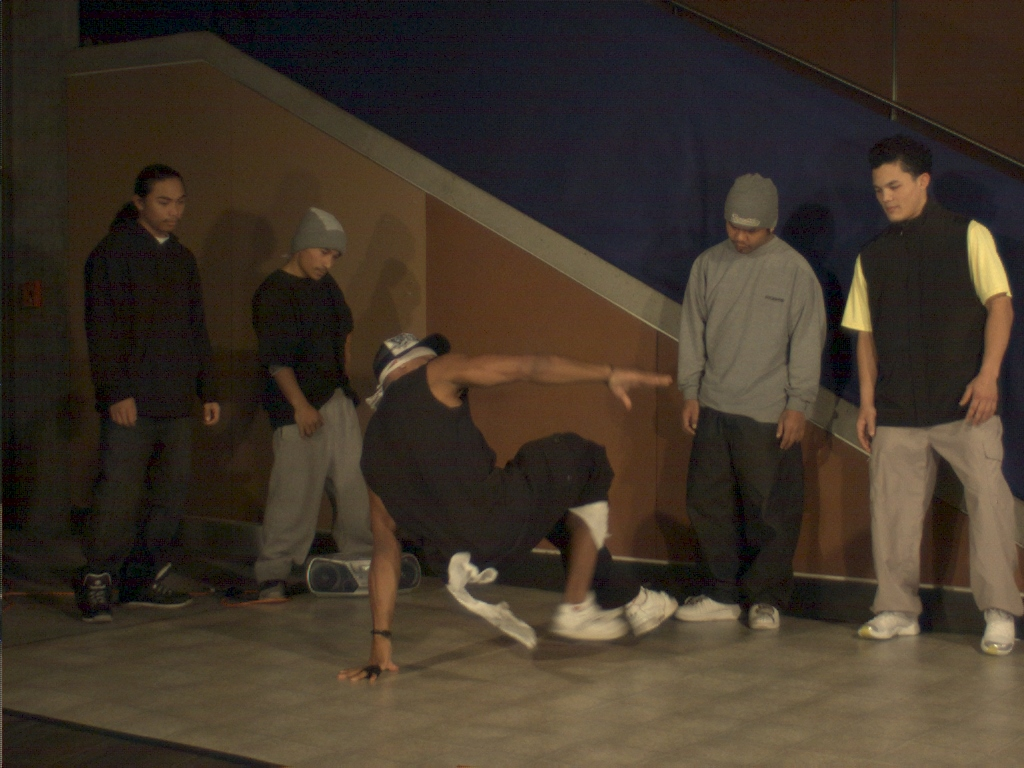
//> input picture img/color-cam0-f000.jpg, 1024 x 768 px
$ ./main   (built with g++ and OpenCV 4)
//> lines starting //> are read from the running program, lines starting //| are printed output that depends on the picture
### gnrl.h
/************************************************************************
*
*
*   changed by sheng wang
*   2017.10.11
*
*
*  gnrl.h
   version 1.0 - 21 june 1996
   author  Roy Jonker, MagicLogic Optimization Inc.

   header file for general stuff
*
**************************************************************************/

/*************** CONSTANTS *******************/

#if !defined TRUE
#define	 TRUE		1
#endif
#if !defined FALSE
#define  FALSE		0
#endif

/*************** DATA TYPES *******************/

typedef int boolean;

### lap.h
/************************************************************************
*
*
*   changed by sheng wang
*   2017.10.11
*
*
*  lap.h
   version 1.0 - 21 june 1996
   author  Roy Jonker, MagicLogic Optimization Inc.

   header file for LAP
*
**************************************************************************/

/*************** CONSTANTS  *******************/

  #define BIG 100000

/*************** TYPES      *******************/

  typedef int row;
  typedef int col;
  typedef double cost;

/*************** FUNCTIONS  *******************/
#include <vector>
using namespace std;

//using namespace std;
//extern double lap(int dim, double **assigncost,
//               int *rowsol, int *colsol, double *u, double *v);
//extern double lap(int dim, std::vector< std::vector<double> >& assigncost,
//                  int *rowsol, int *colsol, double *u, double *v);

extern double lap(int dim, std::vector< std::vector<double> >& assigncost,
                  vector<int>& rowsol, vector<int>& colsol, vector<double>& u, vector<double>& v);

//extern void checklap(int dim, double **assigncost,
//                     int *rowsol, int *colsol, double *u, double *v);

### lap.cpp
/************************************************************************
*
*
*   changed by sheng wang
*   2017.10.11
*
*
*
*  lap.cpp
   version 1.0 - 4 September 1996
   author: Roy Jonker @ MagicLogic Optimization Inc.
   e-mail: roy_jonker@magiclogic.com

   Code for Linear Assignment Problem, according to

   "A Shortest Augmenting Path Algorithm for Dense and Sparse Linear
    Assignment Problems," Computing 38, 325-340, 1987

   by

   R. Jonker and A. Volgenant, University of Amsterdam.
*
*************************************************************************/

#include "gnrl.h"
#include "lap.h"

#include <stdio.h>
#include <vector>
using namespace std;

//double lap(int dim,
//        vector< vector<double> >& assigncost,
//        col *rowsol,
//        row *colsol,
//        cost *u,
//        cost *v)


double lap(int dim,
        vector< vector<double> >& assigncost,
        vector<col>& rowsol,
        vector<row>& colsol,
        vector<cost>& u,
        vector<cost>& v)


// input:
// dim        - problem size
// assigncost - cost matrix

// output:
// rowsol     - column assigned to row in solution
// colsol     - row assigned to column in solution
// u          - dual variables, row reduction numbers
// v          - dual variables, column reduction numbers

{
  boolean unassignedfound;
  row  i, imin, numfree = 0, prvnumfree, f, i0, k, freerow; //, *pred, *free;
  col  j, j1, j2, endofpath, last, low, up;// *collist, *matches;
  cost min, h, umin, usubmin, v2;// *d;

  vector<row> pred, free;
  vector<cost> d;
  vector<col> collist, matches;

// [5 lines of commented-out code are left out]

  for(int i = 0 ; i < dim ; ++i)
  {
      free.push_back(0);
      collist.push_back(0);
      matches.push_back(0);
      d.push_back(0);
      pred.push_back(0);
  }

  // init how many times a row will be assigned in the column reduction.
  for (i = 0; i < dim; i++)
    matches[i] = 0;

  // COLUMN REDUCTION
  for (j = dim-1; j >= 0; j--)    // reverse order gives better results.
  {
    // find minimum cost over rows.
    min = assigncost[0][j];
    imin = 0;
    for (i = 1; i < dim; i++)
      if (assigncost[i][j] < min)
      {
        min = assigncost[i][j];
        imin = i;
      }
    v[j] = min;

    if (++matches[imin] == 1)
    {
      // init assignment if minimum row assigned for first time.
      rowsol[imin] = j;
      colsol[j] = imin;
    }
    else
      colsol[j] = -1;        // row already assigned, column not assigned.
  }

  // REDUCTION TRANSFER
  for (i = 0; i < dim; i++)
    if (matches[i] == 0)     // fill list of unassigned 'free' rows.
      free[numfree++] = i;
    else
      if (matches[i] == 1)   // transfer reduction from rows that are assigned once.
      {
        j1 = rowsol[i];
        min = BIG;
        for (j = 0; j < dim; j++)
          if (j != j1)
            if (assigncost[i][j] - v[j] < min)
              min = assigncost[i][j] - v[j];
        v[j1] = v[j1] - min;
      }

  // AUGMENTING ROW REDUCTION
  int loopcnt = 0;           // do-loop to be done twice.
  do
  {
    loopcnt++;

    // scan all free rows.
    // in some cases, a free row may be replaced with another one to be scanned next.
    k = 0;
    prvnumfree = numfree;
    numfree = 0;             // start list of rows still free after augmenting row reduction.
    while (k < prvnumfree)
    {
      i = free[k];
      k++;

      // find minimum and second minimum reduced cost over columns.
      umin = assigncost[i][0] - v[0];
      j1 = 0;
      usubmin = BIG;
      for (j = 1; j < dim; j++)
      {
        h = assigncost[i][j] - v[j];
        if (h < usubmin)
          if (h >= umin)
          {
            usubmin = h;
            j2 = j;
          }
          else
          {
            usubmin = umin;
            umin = h;
            j2 = j1;
            j1 = j;
          }
      }

      i0 = colsol[j1];
      if (umin < usubmin)
        // change the reduction of the minimum column to increase the minimum
        // reduced cost in the row to the subminimum.
        v[j1] = v[j1] - (usubmin - umin);
      else                   // minimum and subminimum equal.
        if (i0 >= 0)         // minimum column j1 is assigned.
        {
          // swap columns j1 and j2, as j2 may be unassigned.
          j1 = j2;
          i0 = colsol[j2];
        }

      // (re-)assign i to j1, possibly de-assigning an i0.
      rowsol[i] = j1;
      colsol[j1] = i;

      if (i0 >= 0)           // minimum column j1 assigned earlier.
        if (umin < usubmin)
          // put in current k, and go back to that k.
          // continue augmenting path i - j1 with i0.
          free[--k] = i0;
        else
          // no further augmenting reduction possible.
          // store i0 in list of free rows for next phase.
          free[numfree++] = i0;
    }
  }
  while (loopcnt < 2);       // repeat once.

  // AUGMENT SOLUTION for each free row.
  for (f = 0; f < numfree; f++)
  {
    freerow = free[f];       // start row of augmenting path.

    // Dijkstra shortest path algorithm.
    // runs until unassigned column added to shortest path tree.
    for (j = 0; j < dim; j++)
    {
      d[j] = assigncost[freerow][j] - v[j];
      pred[j] = freerow;
      collist[j] = j;        // init column list.
    }

    low = 0; // columns in 0..low-1 are ready, now none.
    up = 0;  // columns in low..up-1 are to be scanned for current minimum, now none.
             // columns in up..dim-1 are to be considered later to find new minimum,
             // at this stage the list simply contains all columns
    unassignedfound = FALSE;
    do
    {
      if (up == low)         // no more columns to be scanned for current minimum.
      {
        last = low - 1;

        // scan columns for up..dim-1 to find all indices for which new minimum occurs.
        // store these indices between low..up-1 (increasing up).
        min = d[collist[up++]];
        for (k = up; k < dim; k++)
        {
          j = collist[k];
          h = d[j];
          if (h <= min)
          {
            if (h < min)     // new minimum.
            {
              up = low;      // restart list at index low.
              min = h;
            }
            // new index with same minimum, put on undex up, and extend list.
            collist[k] = collist[up];
            collist[up++] = j;
          }
        }

        // check if any of the minimum columns happens to be unassigned.
        // if so, we have an augmenting path right away.
        for (k = low; k < up; k++)
          if (colsol[collist[k]] < 0)
          {
            endofpath = collist[k];
            unassignedfound = TRUE;
            break;
          }
      }

      if (!unassignedfound)
      {
        // update 'distances' between freerow and all unscanned columns, via next scanned column.
        j1 = collist[low];
        low++;
        i = colsol[j1];
        h = assigncost[i][j1] - v[j1] - min;

        for (k = up; k < dim; k++)
        {
          j = collist[k];
          v2 = assigncost[i][j] - v[j] - h;
          if (v2 < d[j])
          {
            pred[j] = i;
            if (v2 == min)   // new column found at same minimum value
              if (colsol[j] < 0)
              {
                // if unassigned, shortest augmenting path is complete.
                endofpath = j;
                unassignedfound = TRUE;
                break;
              }
              // else add to list to be scanned right away.
              else
              {
                collist[k] = collist[up];
                collist[up++] = j;
              }
            d[j] = v2;
          }
        }
      }
    }
    while (!unassignedfound);

    // update column prices.
    for (k = 0; k <= last; k++)
    {
      j1 = collist[k];
      v[j1] = v[j1] + d[j1] - min;
    }

    // reset row and column assignments along the alternating path.
    do
    {
      i = pred[endofpath];
      colsol[endofpath] = i;
      j1 = endofpath;
      endofpath = rowsol[i];
      rowsol[i] = j1;
    }
    while (i != freerow);
  }

  // calculate optimal cost.
  cost lapcost = 0;
  for (i = 0; i < dim; i++)
  {
    j = rowsol[i];
    u[i] = assigncost[i][j] - v[j];
    lapcost = lapcost + assigncost[i][j];
  }

  // [6 lines of commented-out code are left out]

  return lapcost;
}

// [71 lines of commented-out code are left out]

### main.cpp
#include <opencv2/highgui/highgui.hpp>
#include <opencv2/imgproc/imgproc.hpp>
#include "opencv2/features2d/features2d.hpp"

#include <iostream>
#include <fstream>
#include <sstream>
#include <string>
#include <map>

#include <stdlib.h>
#include <time.h>
#include <sys/time.h>

#include <math.h>

#include "lap.h"

using namespace std;
using namespace cv;

#define OUTLIER_THRESHOLD 1.2

const Scalar RED = Scalar(0,0,255);
const Scalar PINK = Scalar(230,130,255);
const Scalar BLUE = Scalar(255,0,0);
const Scalar LIGHTBLUE = Scalar(255,255,160);
const Scalar GREEN = Scalar(0,255,0);
const Scalar WHITE = Scalar(255, 255, 255);

double dist(Point& p1, Point& p2)
{
	return sqrt((p2.x - p1.x)*(p2.x - p1.x) + (p2.y - p1.y)*(p2.y - p1.y));
}


// [79 lines of commented-out code are left out]

double angle(Point& p1, Point& p2)
{
	int ydif = p2.y - p1.y;
	int xdif = p2.x - p1.x;

	if (xdif == 0)
	{
		if (ydif < 0) return (-1.0 * M_PI/2.0);
		else return (M_PI / 2.0);
	}

	float slope = ydif / xdif;
	double theta = atan(slope);

	if (theta > 0 && xdif > 0) theta = theta;
	if (theta > 0 && xdif < 0) theta = theta + M_PI;
	else if (theta < 0 && xdif > 0) theta = theta + M_PI * 3.0 / 4.0;
	else theta = theta + M_PI / 2.0;

	return theta;
}

// [20 lines left out: function getContourPtsFromFile, not called in this run]


//int** getHistogramFromContourPts(vector<Point>& contourPts)
vector< vector<int> > getHistogramFromContourPts(vector<Point>& contourPts)
{
	// get the average distance
	double avgDistance = 0;
	int numPairs = 0;

	for (int i=0; i<contourPts.size(); i++)
	{
		Point p1 = contourPts[i];

		for (int j=i+1; j<contourPts.size(); j++)
		{
			Point p2 = contourPts[j];

			double distance = dist(p1, p2);
			avgDistance += distance;
			numPairs++;
		}
	}

	avgDistance = avgDistance / numPairs;

	double maxLogDistance = -9999999.9;
	double minLogDistance = 999999.9;
	for (int i=0; i<contourPts.size(); i++)
	{
		Point p1 = contourPts[i];

		for (int j=i+1; j<contourPts.size(); j++)
		{
			Point p2 = contourPts[j];

			double distance = dist(p1, p2);
			distance /= avgDistance;

			distance = log(distance);
			if (distance > maxLogDistance) maxLogDistance = distance;
			if (distance < minLogDistance) minLogDistance = max(0.0, distance);
		}
	}

	double radialBound = maxLogDistance + (maxLogDistance - minLogDistance) * 0.01;
	double intervalSize = radialBound / 5.0;
	double angleSize = M_PI / 6.0;

	cout << radialBound << endl;

// [10 lines of commented-out code are left out]
    vector< vector<int> > histogram;
    for(int i = 0; i < contourPts.size(); ++i)
    {
        vector<int> tmp;
        for(int j = 0; j < 60; j ++)
        {
            tmp.push_back(0);
        }
        histogram.push_back(tmp);
    }

	for (int i=0; i<contourPts.size(); i++)
	{
		Point p1 = contourPts[i];

		for (int j=0; j<contourPts.size(); j++)
		{
			if (i == j) continue;

			Point p2 = contourPts[j];

			double ang = angle(p1, p2);
			int angleBin = (int) floor(ang / angleSize);

			double distance = dist(p1, p2);
			distance /= avgDistance;

			distance = max(0.0, log(distance));
			int distanceBin = (int) floor(distance / intervalSize);

			//if (distanceBin * 12 + angleBin >= 60) cout << distanceBin * 12 + angleBin << endl;

			histogram[i][distanceBin * 12 + angleBin]++;
		}
	}

    return histogram;
}

// [15 lines left out: function cleanup, not called in this run]

//void getChiStatistic(double **stats, int **histogram1, int size1, int **histogram2, int size2)
void getChiStatistic(vector< vector<double> >& stats,
                     vector< vector<int> >& histogram1, int size1,
                     vector< vector<int> >& histogram2, int size2)
{
	int size = max(size1, size2);

	for (int i=0; i<size; i++)
	{
		for (int j=0; j<size; j++)
		{
			if (i >= size1 || j >= size2)
			{
				stats[i][j] = OUTLIER_THRESHOLD;
				continue;
			}

			double summation = 0;
			for (int k=0; k<60; k++)
			{
				double diff = histogram1[i][k] - histogram2[j][k];
				double sum = histogram1[i][k] + histogram2[j][k];
				summation = summation + diff*diff / sum;
			}
			summation = summation / 2;

			stats[i][j] = summation;
		}
	}

	return;
}

pair<Point,Point> getMinMax(vector<Point>& cpts1, vector<Point>& cpts2)
{
	int mx = 9999999, my = 99999999;
	int Mx = -999999999, My = -999999999;

	int s = max(cpts1.size(), cpts2.size());
	for (int i=0; i<s; i++)
	{
		if (i < cpts1.size())
		{
			if (mx > cpts1[i].x) mx = cpts1[i].x;
			if (my > cpts1[i].y) my = cpts1[i].y;

			if (Mx < cpts1[i].x) Mx = cpts1[i].x;
			if (My < cpts1[i].y) My = cpts1[i].y;
		}

		if (i < cpts2.size())
		{
			if (mx > cpts2[i].x) mx = cpts2[i].x;
			if (my > cpts2[i].y) my = cpts2[i].y;

			if (Mx < cpts2[i].x) Mx = cpts2[i].x;
			if (My < cpts2[i].y) My = cpts2[i].y;
		}
	}

	return make_pair(Point(mx,my), Point(Mx,My));
}

vector <Point> getSampledPoints(vector<Point>& v, int sr)
{
	vector<Point> result;
	for (int i=0; i<v.size(); i+=sr)
		result.push_back(v[i]);

	return result;
}

int main(int argc, char **argv)
{/*
	if (argc != 3)
	{
		cout << "usage :: ./match <img1_contours> <img2_contours>" << endl;
		return -1;
    }*/

//	double **chiStatistics;

    vector< vector<double> > chiStatistics;

    Mat img1 = imread("../img/color-cam0-f000.jpg");
//> img1 is the input picture: 768 rows x 1024 cols, CV_8UC3; mean B, G, R 40, 52.1, 63.6
    Mat img2 = imread("../img/color-cam2-f000.jpg");
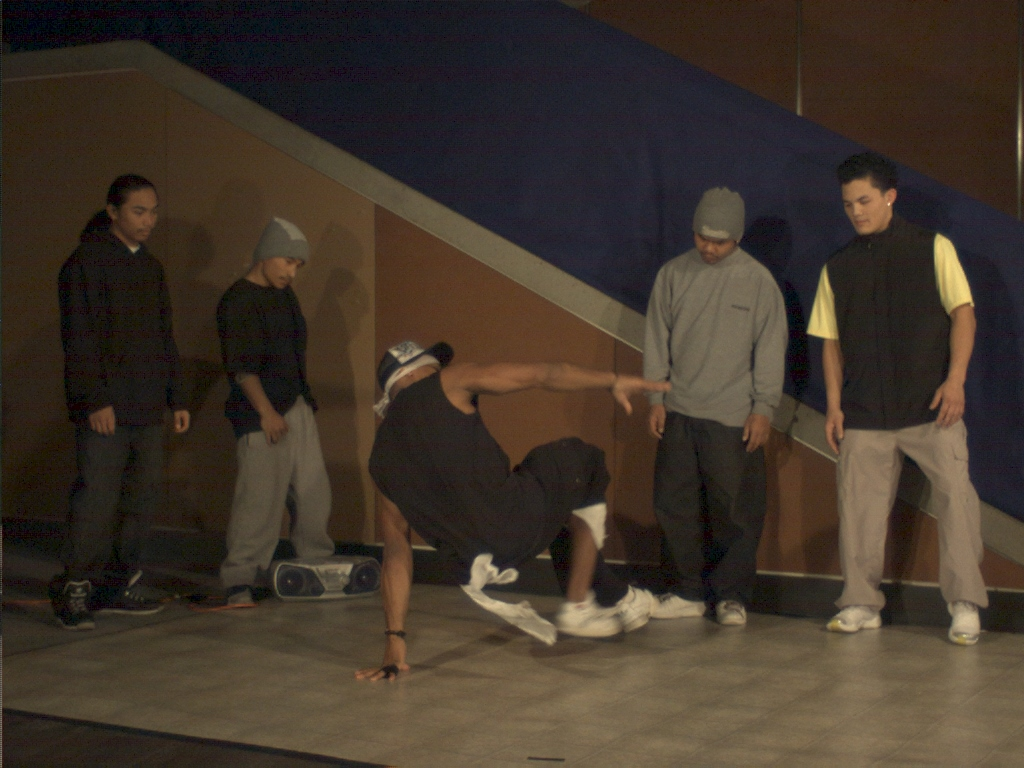
//> input picture img/color-cam2-f000.jpg, 1024 x 768 px
//> img2 is the input picture: 768 rows x 1024 cols, CV_8UC3; mean B, G, R 42.1, 52.9, 64.2

    resize(img1,img1,cv::Size(int(img1.cols/2),int(img1.rows/2)));
//> img1: 384 rows x 512 cols, CV_8UC3
    resize(img2,img2,cv::Size(int(img2.cols/2),int(img2.rows/2)));
//> img2: 384 rows x 512 cols, CV_8UC3

//    Mat sh = img1.clone();

    cvtColor(img1,img1,CV_RGB2GRAY);
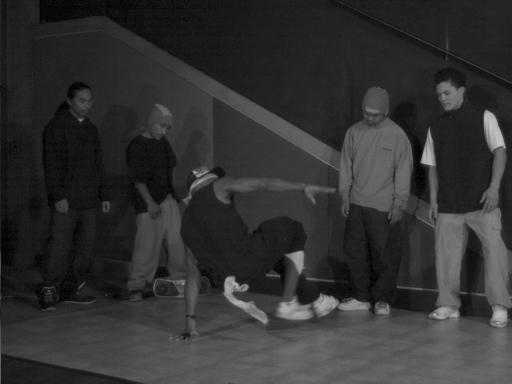
//> img1: 384 rows x 512 cols, CV_8UC1; min 0, max 195, mean 49.9
    cvtColor(img2,img2,CV_RGB2GRAY);
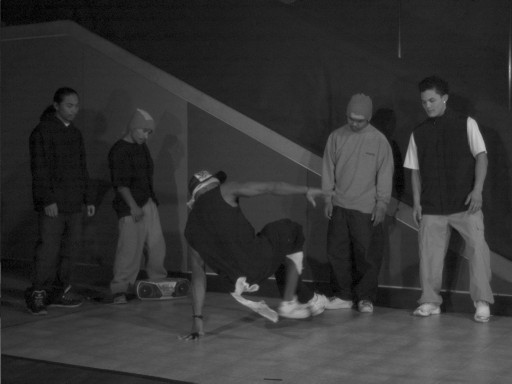
//> img2: 384 rows x 512 cols, CV_8UC1; min 1, max 194, mean 51.1
    Mat edge1,edge2;
    Canny(img1,edge1,40,120,3);
//> edge1: 384 rows x 512 cols, CV_8UC1; 4.5% white in thin lines or dots
    Canny(img2,edge2,40,120,3);
//> edge2: 384 rows x 512 cols, CV_8UC1; 4.5% white in thin lines or dots
//> (the rest of the program and of its run is left out)
